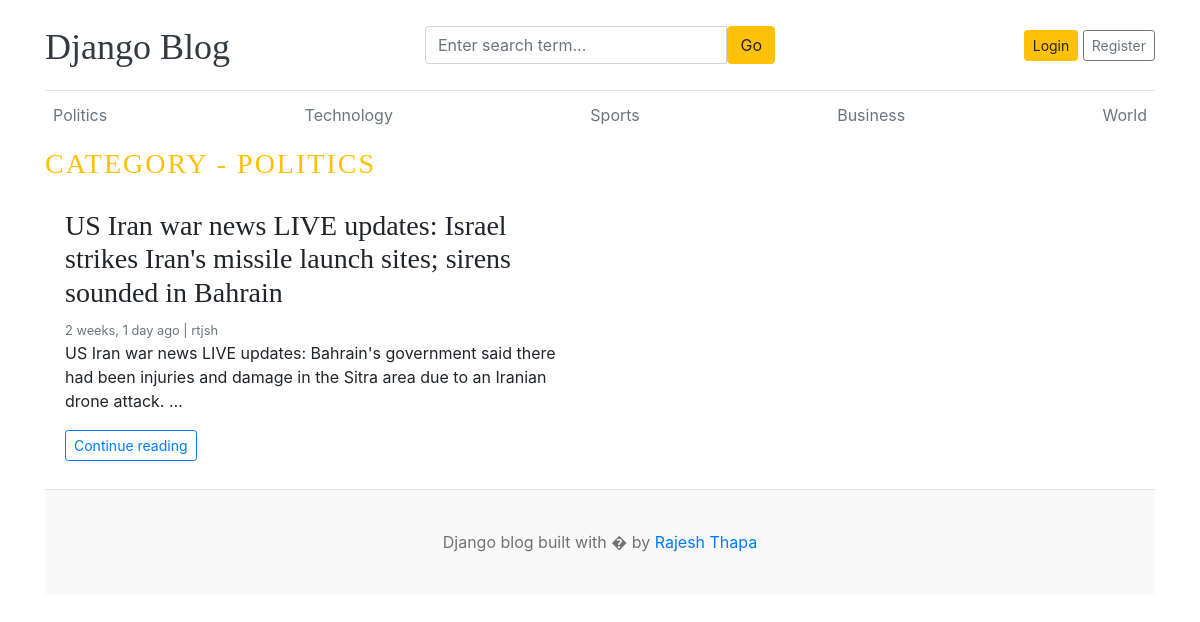
Page /category/1/ on the committed database.
### Blog_app/models.py (models this page shows, shortened)
class Category(models.Model):
  category_name = models.CharField(max_length=100, unique=True)
  created_At = models.DateTimeField(auto_now_add=True)
  updated_At = models.DateTimeField(auto_now=True)
  def __str__(self):
    return self.category_name
  class Meta():
    verbose_name_plural = "Categories"

class Blog(models.Model):
  title = models.CharField(max_length=100, unique=True)
  slug = models.SlugField(max_length=100, blank=True, unique=True)
  category = models.ForeignKey(Category, on_delete=models.CASCADE)
  author = models.ForeignKey(User, on_delete=models.CASCADE)
  featured_At = models.ImageField(upload_to='uploads/%Y/%m/%d')
  is_Featured = models.BooleanField(default=False)
  short_description = models.TextField(max_length=200)
  blog_body = models.TextField(max_length=1000)
  status = models.CharField(max_length=20, choices=STATUS_CHOICES,default="Draft")
  created_At = models.DateTimeField(auto_now_add=True)
  updated_At = models.DateTimeField(auto_now=True)

### Blog_app/views.py (the view)
# urls.py: path('<int:category_id>/', views.post_by_category, name="post_by_category")
def post_by_category(request, category_id):
  category = get_object_or_404(Category, pk=category_id)
  category_post = Blog.objects.filter(category=category, status="Published")
  all_categories = Category.objects.all()
  context = {
    "current_category": category,
    "category_post": category_post,
  }
  return render(request, 'post_by_category.html', context)

### Blog_app/context_processors.py (called while the page is built)
def getCategory(request):
  categories = Category.objects.all()
  return dict(categories=categories)

def getsocialLinks(request):
  sociallinks = SocialLinks.objects.all()
  return dict(sociallinks = sociallinks)

### template/post_by_category.html
{% extends 'base.html' %}
{% block content %}
<h3 class="text-uppercase text-warning" style="letter-spacing: 2px;">Category - {{ current_category }}</h3>
<div class="row mb-2">
  {% if category_post %}
  {% for post in category_post %}
  <div class="col-md-6">
    <div class="card border-0">
      <div class="card-body">
        <h3>{{post.title}}</h3>
        <small class="mb-1 text-muted">{{ post.created_At | timesince }} ago | {{ post.author }}</small>
        <p class="card-text">{{ post.short_description | truncatewords:25 }}</p>
        <p class="lead mb-0"><a href="{% url 'blog' post.slug %}" class="btn btn-sm btn-outline-primary">Continue reading</a></p>
      </div>
    </div>
  </div>
  {% endfor %}
  {% else %}
  <p>No posts found</p>
  {% endif %}
</div>
{% endblock %}

### template/base.html (shortened to what this page needs)
{% load static %}
<!DOCTYPE html>
<html lang="en">
<head>
  <link href="https://getbootstrap.com/docs/4.0/dist/css/bootstrap.min.css" rel="stylesheet">
  <link rel="stylesheet" href="https://cdnjs.cloudflare.com/ajax/libs/font-awesome/4.7.0/css/font-awesome.min.css">
  <link href={% static "css/style.css" %} rel="stylesheet">
</head>
<body>
  <div class="container">
    <header class="blog-header py-3">
      <div class="row flex-nowrap justify-content-between align-items-center">
        <div class="col-4 pt-1">
          <a class="blog-header-logo text-dark" href="/">Django Blog</a>
        </div>
        <div class="col-4">
          <form action="{% url 'search' %}" method="GET">
            <div class="input-group">
              <input class="form-control" name="keyword" value="{{keyword}}" type="text"
                placeholder="Enter search term...">
              <button type="submit" class="btn btn-warning">Go</button>
            </div>
          </form>
        </div>
        <div class="col-4 d-flex justify-content-end align-items-center">
          {% if not user.is_authenticated %}
          <a class="btn btn-sm btn-warning" href="{% url 'login' %}">Login</a> &nbsp;
          <a class="btn btn-sm btn-outline-secondary" href="{% url 'register' %}">Register</a>
          {% else %}
          <span><a href="{% url 'dashboard' %}">Dashboard</a></span>
          &nbsp;
          <!-- <span>{{user}}</span>
          &nbsp; -->
          <span><a href="{% url 'logout' %}">Logout</a></span>
          {% endif %}
        </div>
      </div>
    </header>
    <div class="nav-scroller py-1 mb-2">
      <nav class="nav d-flex justify-content-between">
        {% for cat in categories %}
        <a class="p-2 text-muted" href="{% url 'post_by_category' cat.id%}">{{cat.category_name}}</a>
        {% endfor %}
      </nav>
    </div>
    {% block content %}
    {% endblock %}
    <footer class="blog-footer">
      <p>Django blog built with � by <a href="#">Rajesh Thapa</a></p>
    </footer>
</body>
</html>

### static/css/style.css (style rules this page uses)
.blog-header { border-bottom: 1px solid #e5e5e5; }
.blog-header-logo { font-family: "Playfair Display", Georgia, "Times New Roman", serif; font-size: 2.25rem; }
h1, h2, h3, h4, h5, h6 { font-family: "Playfair Display", Georgia, "Times New Roman", serif; }
.blog-footer { padding: 2.5rem 0; color: #727272; text-align: center; background-color: #f9f9f9; border-top: .05rem solid #e5e5e5; }
.blog-footer p:last-child { margin-bottom: 0; }

### rows in the picture
Category: category_name "Politics", category_name "POLITICS"
Category: category_name "Technology"
Category: category_name "Sports"
Category: category_name "Business"
Category: category_name "World"
Blog: title "US Iran war news LIVE updates: Israel strikes Iran's missile launch sites; sirens sounded in Bahrain", created_At "2 weeks, 1 day", author "rtjsh", short_description "US Iran war news LIVE updates: Bahrain's government said there had been injuries and damage in the Sitra area due to an Iranian drone attack. …"
